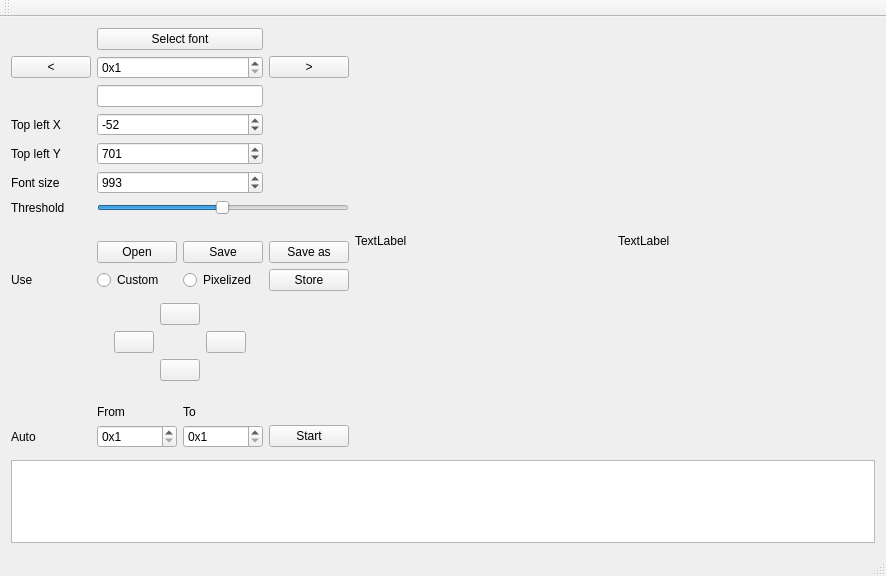
<?xml version="1.0" encoding="UTF-8"?>
<ui version="4.0">
 <class>MainWindow</class>
 <widget class="QMainWindow" name="MainWindow">
  <property name="geometry">
   <rect>
    <x>0</x>
    <y>0</y>
    <width>886</width>
    <height>576</height>
   </rect>
  </property>
  <property name="windowTitle">
   <string>MainWindow</string>
  </property>
  <widget class="QWidget" name="centralWidget">
   <layout class="QGridLayout" name="gridLayout">
    <item row="10" column="2">
     <layout class="QGridLayout" name="gridLayout_3">
      <item row="1" column="2">
       <widget class="QLabel" name="label_8">
        <property name="text">
         <string>To</string>
        </property>
       </widget>
      </item>
      <item row="3" column="3">
       <widget class="QPushButton" name="_AutoRun">
        <property name="text">
         <string>Start</string>
        </property>
       </widget>
      </item>
      <item row="3" column="0">
       <widget class="QLabel" name="label_6">
        <property name="text">
         <string>Auto</string>
        </property>
       </widget>
      </item>
      <item row="3" column="2">
       <widget class="QSpinBox" name="_AutoCharTo">
        <property name="prefix">
         <string>0x</string>
        </property>
        <property name="minimum">
         <number>1</number>
        </property>
        <property name="maximum">
         <number>999999999</number>
        </property>
        <property name="displayIntegerBase">
         <number>16</number>
        </property>
       </widget>
      </item>
      <item row="3" column="1">
       <widget class="QSpinBox" name="_AutoCharFrom">
        <property name="prefix">
         <string>0x</string>
        </property>
        <property name="minimum">
         <number>1</number>
        </property>
        <property name="maximum">
         <number>999999999</number>
        </property>
        <property name="displayIntegerBase">
         <number>16</number>
        </property>
       </widget>
      </item>
      <item row="1" column="1">
       <widget class="QLabel" name="label_7">
        <property name="text">
         <string>From</string>
        </property>
       </widget>
      </item>
      <item row="0" column="1">
       <layout class="QGridLayout" name="gridLayout_4"/>
      </item>
     </layout>
    </item>
    <item row="4" column="3" rowspan="8">
     <widget class="FontEditLabel" name="_PrePixelizedChar">
      <property name="sizePolicy">
       <sizepolicy hsizetype="Expanding" vsizetype="Expanding">
        <horstretch>0</horstretch>
        <verstretch>0</verstretch>
       </sizepolicy>
      </property>
      <property name="text">
       <string>TextLabel</string>
      </property>
     </widget>
    </item>
    <item row="4" column="4" rowspan="8">
     <widget class="QLabel" name="_PixelizedChar">
      <property name="sizePolicy">
       <sizepolicy hsizetype="Expanding" vsizetype="Expanding">
        <horstretch>0</horstretch>
        <verstretch>0</verstretch>
       </sizepolicy>
      </property>
      <property name="text">
       <string>TextLabel</string>
      </property>
     </widget>
    </item>
    <item row="11" column="2">
     <spacer name="verticalSpacer">
      <property name="orientation">
       <enum>Qt::Vertical</enum>
      </property>
      <property name="sizeHint" stdset="0">
       <size>
        <width>20</width>
        <height>40</height>
       </size>
      </property>
     </spacer>
    </item>
    <item row="13" column="2" colspan="3">
     <widget class="QTextEdit" name="_HexOutput"/>
    </item>
    <item row="6" column="2">
     <layout class="QGridLayout" name="_PanelLayout">
      <item row="0" column="2">
       <widget class="QPushButton" name="_MoveUp">
        <property name="text">
         <string/>
        </property>
       </widget>
      </item>
      <item row="1" column="1">
       <widget class="QPushButton" name="_MoveLeft">
        <property name="text">
         <string/>
        </property>
       </widget>
      </item>
      <item row="1" column="3">
       <widget class="QPushButton" name="_MoveRight">
        <property name="text">
         <string/>
        </property>
       </widget>
      </item>
      <item row="1" column="0">
       <spacer name="horizontalSpacer">
        <property name="orientation">
         <enum>Qt::Horizontal</enum>
        </property>
        <property name="sizeHint" stdset="0">
         <size>
          <width>40</width>
          <height>20</height>
         </size>
        </property>
       </spacer>
      </item>
      <item row="3" column="2">
       <widget class="QPushButton" name="_MoveDown">
        <property name="text">
         <string/>
        </property>
       </widget>
      </item>
      <item row="1" column="4">
       <spacer name="horizontalSpacer_2">
        <property name="orientation">
         <enum>Qt::Horizontal</enum>
        </property>
        <property name="sizeHint" stdset="0">
         <size>
          <width>40</width>
          <height>20</height>
         </size>
        </property>
       </spacer>
      </item>
     </layout>
    </item>
    <item row="4" column="2">
     <layout class="QGridLayout" name="gridLayout_2">
      <item row="5" column="0">
       <widget class="QLabel" name="label_2">
        <property name="text">
         <string>Top left Y</string>
        </property>
       </widget>
      </item>
      <item row="6" column="0">
       <widget class="QLabel" name="label_3">
        <property name="text">
         <string>Font size</string>
        </property>
       </widget>
      </item>
      <item row="8" column="1" colspan="2">
       <widget class="QLabel" name="_CustomFontFile">
        <property name="text">
         <string/>
        </property>
       </widget>
      </item>
      <item row="4" column="0">
       <widget class="QLabel" name="label">
        <property name="text">
         <string>Top left X</string>
        </property>
       </widget>
      </item>
      <item row="2" column="0">
       <widget class="QPushButton" name="_PreviousChar">
        <property name="text">
         <string>&lt;</string>
        </property>
       </widget>
      </item>
      <item row="9" column="2">
       <widget class="QPushButton" name="_Save">
        <property name="text">
         <string>Save</string>
        </property>
        <property name="flat">
         <bool>false</bool>
        </property>
       </widget>
      </item>
      <item row="9" column="3">
       <widget class="QPushButton" name="_SaveAs">
        <property name="text">
         <string>Save as</string>
        </property>
        <property name="flat">
         <bool>false</bool>
        </property>
       </widget>
      </item>
      <item row="2" column="3">
       <widget class="QPushButton" name="_NextChar">
        <property name="text">
         <string>&gt;</string>
        </property>
       </widget>
      </item>
      <item row="2" column="1" colspan="2">
       <widget class="QSpinBox" name="_Char">
        <property name="prefix">
         <string>0x</string>
        </property>
        <property name="minimum">
         <number>1</number>
        </property>
        <property name="maximum">
         <number>999999999</number>
        </property>
        <property name="displayIntegerBase">
         <number>16</number>
        </property>
       </widget>
      </item>
      <item row="3" column="1" colspan="2">
       <widget class="QLineEdit" name="_CharEdit"/>
      </item>
      <item row="4" column="1" colspan="2">
       <widget class="QSpinBox" name="_TopLeftX">
        <property name="minimum">
         <number>-999999999</number>
        </property>
        <property name="maximum">
         <number>999999999</number>
        </property>
        <property name="value">
         <number>-52</number>
        </property>
       </widget>
      </item>
      <item row="5" column="1" colspan="2">
       <widget class="QSpinBox" name="_TopLeftY">
        <property name="minimum">
         <number>-999999999</number>
        </property>
        <property name="maximum">
         <number>9000000</number>
        </property>
        <property name="value">
         <number>701</number>
        </property>
       </widget>
      </item>
      <item row="6" column="1" colspan="2">
       <widget class="QSpinBox" name="_PixelSize">
        <property name="minimum">
         <number>-999999999</number>
        </property>
        <property name="maximum">
         <number>99999999</number>
        </property>
        <property name="value">
         <number>993</number>
        </property>
       </widget>
      </item>
      <item row="9" column="1">
       <widget class="QPushButton" name="_SelectCustomFont">
        <property name="text">
         <string>Open</string>
        </property>
       </widget>
      </item>
      <item row="0" column="1" colspan="2">
       <widget class="QPushButton" name="_SelectFont">
        <property name="text">
         <string>Select font</string>
        </property>
       </widget>
      </item>
      <item row="7" column="1" colspan="3">
       <widget class="QSlider" name="_PixThreshold">
        <property name="maximum">
         <number>255</number>
        </property>
        <property name="value">
         <number>127</number>
        </property>
        <property name="orientation">
         <enum>Qt::Horizontal</enum>
        </property>
       </widget>
      </item>
      <item row="7" column="0">
       <widget class="QLabel" name="label_4">
        <property name="text">
         <string>Threshold</string>
        </property>
       </widget>
      </item>
      <item row="10" column="1">
       <widget class="QRadioButton" name="_UseCustom">
        <property name="text">
         <string>Custom</string>
        </property>
       </widget>
      </item>
      <item row="10" column="2">
       <widget class="QRadioButton" name="_UsePixelized">
        <property name="text">
         <string>Pixelized</string>
        </property>
       </widget>
      </item>
      <item row="10" column="0">
       <widget class="QLabel" name="label_5">
        <property name="text">
         <string>Use</string>
        </property>
       </widget>
      </item>
      <item row="10" column="3">
       <widget class="QPushButton" name="_Store">
        <property name="text">
         <string>Store</string>
        </property>
       </widget>
      </item>
     </layout>
    </item>
    <item row="7" column="2">
     <layout class="QGridLayout" name="_CBLayout"/>
    </item>
   </layout>
  </widget>
  <widget class="QMenuBar" name="menuBar">
   <property name="geometry">
    <rect>
     <x>0</x>
     <y>0</y>
     <width>886</width>
     <height>19</height>
    </rect>
   </property>
  </widget>
  <widget class="QToolBar" name="mainToolBar">
   <attribute name="toolBarArea">
    <enum>TopToolBarArea</enum>
   </attribute>
   <attribute name="toolBarBreak">
    <bool>false</bool>
   </attribute>
  </widget>
  <widget class="QStatusBar" name="statusBar"/>
 </widget>
 <layoutdefault spacing="6" margin="11"/>
 <customwidgets>
  <customwidget>
   <class>FontEditLabel</class>
   <extends>QLabel</extends>
   <header>fonteditlabel.h</header>
  </customwidget>
 </customwidgets>
 <tabstops>
  <tabstop>_TopLeftX</tabstop>
  <tabstop>_PixelSize</tabstop>
  <tabstop>_TopLeftY</tabstop>
 </tabstops>
 <resources/>
 <connections/>
</ui>
